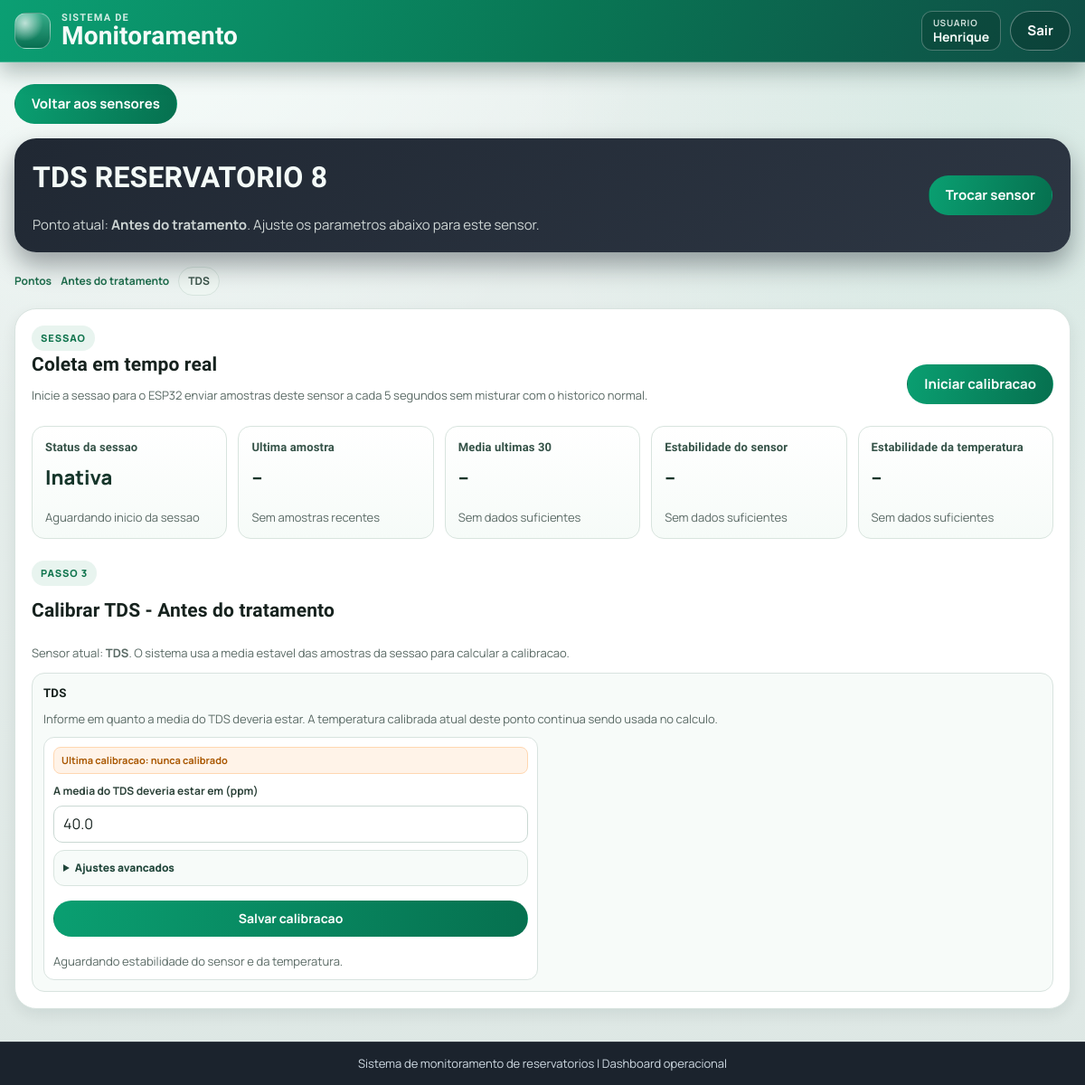
Before: /reservatorios/8/calibracao/antes_tratamento/tds/ (signed in) with the older database file.
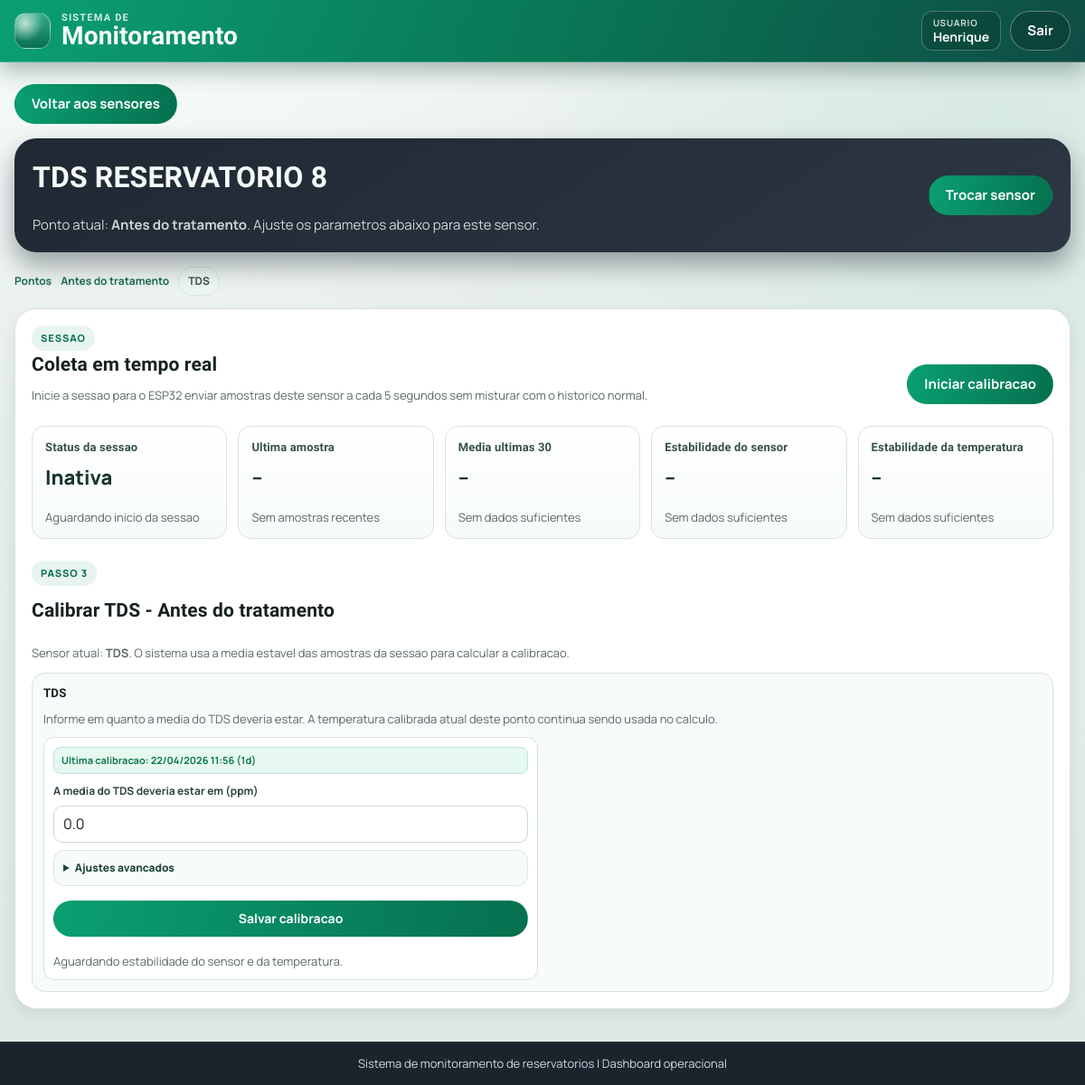
After: the same page with the newer database file.
### app/models.py (models this page shows, shortened)
class PontoMonitoramento(models.Model):
    TIPO_ANTES = "antes_tratamento"
    TIPO_DEPOIS = "depois_tratamento"
    TEMPERATURA_INCLINACAO_PADRAO = 1.0
    PH_VOLTAGEM_REFERENCIA_7_PADRAO = 2.39
    PH_INCLINACAO_PADRAO = 0.23
    TDS_INCLINACAO_PADRAO = 1.0
    TURBIDEZ_INCLINACAO_PADRAO = 1.0
    TDS_ALVO_CALIBRACAO_PADRAO = 40.0
    TURBIDEZ_ALVO_CALIBRACAO_PADRAO = 0.4
    TIPOS = (
        TIPO_ANTES,
        TIPO_DEPOIS,
    )
    TIPO_CHOICES = (
        (TIPO_ANTES, "Antes do tratamento"),
        (TIPO_DEPOIS, "Depois do tratamento"),
    )
    reservatorio = models.ForeignKey(
        Reservatorio,
        on_delete=models.CASCADE,
        related_name="pontos_monitoramento",
    )
    tipo = models.CharField(max_length=32, choices=TIPO_CHOICES)
    status_atual = models.CharField(
        max_length=20,
        choices=Reservatorio.STATUS_CHOICES,
        default=Reservatorio.STATUS_BOM,
    )
    confianca_status = models.FloatField(null=True, blank=True)
    modelo_versao = models.CharField(max_length=64, blank=True, default="")
    temperatura_inclinacao = models.FloatField(default=TEMPERATURA_INCLINACAO_PADRAO)
    temperatura_offset_c = models.FloatField(default=0.0)
    temperatura_valor_referencia_c = models.FloatField(null=True, blank=True)
    temperatura_bruta_referencia_c = models.FloatField(null=True, blank=True)
    temperatura_calibrado_em = models.DateTimeField(null=True, blank=True)
    ph_voltagem_referencia_7 = models.FloatField(default=PH_VOLTAGEM_REFERENCIA_7_PADRAO)
    ph_inclinacao = models.FloatField(default=PH_INCLINACAO_PADRAO)
    ph_temperatura_calibracao_c = models.FloatField(default=25.0)
    ph_calibrado_em = models.DateTimeField(null=True, blank=True)
    tds_inclinacao = models.FloatField(default=TDS_INCLINACAO_PADRAO)
    tds_offset_ppm = models.FloatField(default=0.0)
    tds_calibrado_em = models.DateTimeField(null=True, blank=True)
    turbidez_inclinacao = models.FloatField(default=TURBIDEZ_INCLINACAO_PADRAO)
    turbidez_offset_ntu = models.FloatField(default=0.0)
    turbidez_calibrado_em = models.DateTimeField(null=True, blank=True)
    tds_alvo_calibracao_ppm = models.FloatField(default=TDS_ALVO_CALIBRACAO_PADRAO)
    turbidez_alvo_calibracao_ntu = models.FloatField(default=TURBIDEZ_ALVO_CALIBRACAO_PADRAO)
    tds_adc_calibracao = models.IntegerField(null=True, blank=True)
    turbidez_adc_calibracao = models.IntegerField(null=True, blank=True)
    agua_calibrado_em = models.DateTimeField(null=True, blank=True)
    created_at = models.DateTimeField(auto_now_add=True)
    updated_at = models.DateTimeField(auto_now=True)
    class Meta:
        ordering = ["reservatorio_id", "tipo"]
        constraints = [
            models.UniqueConstraint(
                fields=["reservatorio", "tipo"],
                name="uq_ponto_monitoramento_reservatorio_tipo",
            ),
        ]
    @classmethod
    def normalizar_tipo(cls, tipo):
        if not isinstance(tipo, str):
            raise ValueError("ponto_tipo invalido")
        tipo_normalizado = tipo.strip().lower()
        validos = {item[0] for item in cls.TIPO_CHOICES}
        if tipo_normalizado not in validos:
            raise ValueError("ponto_tipo invalido")
        return tipo_normalizado

### app/views.py (the view)
@login_required(login_url="entrar")
@require_http_methods(["GET"])
def reservatorio_calibracao_sensor(request, reservatorio_id, ponto_tipo, sensor_id):
    reservatorio = Reservatorio.obter_por_id(reservatorio_id, usuario=request.user)
    if reservatorio is None:
        messages.error(request, "Reservatorio nao encontrado.")
        return redirect("index")
    reservatorio.garantir_pontos_monitoramento()
    ponto_antes = reservatorio.obter_ponto_monitoramento(PontoMonitoramento.TIPO_ANTES)
    ponto_depois = reservatorio.obter_ponto_monitoramento(PontoMonitoramento.TIPO_DEPOIS)
    ponto_selecionado = _normalizar_ponto_calibracao(
        ponto_tipo,
        padrao=PontoMonitoramento.TIPO_ANTES,
    )
    sensor_selecionado = _normalizar_sensor_calibracao(
        sensor_id,
        padrao="temperatura",
    )
    ponto_calibracao = (
        ponto_antes if ponto_selecionado == PontoMonitoramento.TIPO_ANTES else ponto_depois
    )
    return render(
        request,
        "reservatorio/calibracao_sensor.html",
        {
            **_contexto_calibracao_reservatorio(
                reservatorio,
                ponto_antes=ponto_antes,
                ponto_depois=ponto_depois,
            ),
            "ponto_selecionado": ponto_selecionado,
            "sensor_selecionado": sensor_selecionado,
            "sensor_selecionado_nome": _rotulo_sensor_calibracao(sensor_selecionado),
            "titulo_calibracao_ativa": _titulo_calibracao_ativa(
                ponto=ponto_calibracao,
                sensor=sensor_selecionado,
            ),
            "ponto_calibracao": ponto_calibracao,
            "temperatura_calibracao_ativa": _resumo_calibracao_temperatura(ponto_calibracao),
            "tds_calibracao_ativa": _resumo_calibracao_tds(ponto_calibracao),
            "turbidez_calibracao_ativa": _resumo_calibracao_turbidez(ponto_calibracao),
            "ph_calibracao_ativa": _resumo_calibracao_ph(ponto_calibracao),
            "sessao_calibracao_ativa": _resumo_sessao_calibracao(
                ponto=ponto_calibracao,
                sensor=sensor_selecionado,
            ),
        },
    )

### app/models.py (called while the page is built)
    @classmethod
    def obter_por_id(cls, reservatorio_id, usuario=None):
        reservatorio_id = cls._normalizar_id(reservatorio_id)
        if reservatorio_id is None:
            return None
        queryset = cls.objects.filter(id=reservatorio_id)
        if usuario is not None:
            queryset = queryset.filter(usuario=usuario)
        return queryset.first()

    def garantir_pontos_monitoramento(self):
        for tipo in PontoMonitoramento.TIPOS:
            PontoMonitoramento.objects.get_or_create(
                reservatorio=self,
                tipo=tipo,
            )

    def obter_ponto_monitoramento(self, tipo):
        tipo_normalizado = PontoMonitoramento.normalizar_tipo(tipo)
        return self.pontos_monitoramento.filter(tipo=tipo_normalizado).first()

    @staticmethod
    def _normalizar_id(reservatorio_id):
        if isinstance(reservatorio_id, int):
            return reservatorio_id if reservatorio_id > 0 else None
        if isinstance(reservatorio_id, str) and reservatorio_id.isdigit():
            return int(reservatorio_id)
        return None

### app/views.py (called while the page is built, shortened)
def _normalizar_tensao(valor):
    if valor is None:
        return None

### app/templates/reservatorio/calibracao_sensor.html (shortened to what the changed rows need)
{% extends "blocos/base.html" %}
{% load static %}
{% block content %}
<section class="detail-hero calibration-hero">
    <div class="detail-hero-copy">
        <h2>{{ sensor_selecionado_nome|upper }} {{ reservatorio.nome|upper }}</h2>
        <p class="index-hero-subtitle">
            Ponto atual: <strong>{{ ponto_calibracao.get_tipo_display }}</strong>. Ajuste os parametros abaixo para este sensor.
        </p>
    </div>
</section>
<nav class="calibration-breadcrumbs" aria-label="Etapas da calibracao">
    <a href="{% url 'reservatorio_calibracao' reservatorio.id %}">Pontos</a>
    <a href="{% url 'reservatorio_calibracao_ponto' reservatorio.id ponto_calibracao.tipo %}">{{ ponto_calibracao.get_tipo_display }}</a>
    <span>{{ sensor_selecionado_nome }}</span>
</nav>
<section class="panel calibration-page-panel">
    {% include "reservatorio/_calibration_content.html" %}
</section>
{% endblock %}

### app/templates/reservatorio/_calibration_content.html (shortened to what the changed rows need)
{% load l10n %}
{% if sensor_selecionado == "temperatura" %}
<section class="ph-calibration-section">
    <h5>Temperatura</h5>
    <p class="status-meta">
        Informe em quanto a media da temperatura deveria estar. O sistema usa a media estavel da sessao para ajustar a calibracao automaticamente.
    </p>
    <div class="ph-auto-grid calibration-single-grid">
        <form class="ph-auto-card" method="post" data-calibration-form data-sensor-form="temperatura"
            action="{% url 'reservatorio_calibracao_temperatura_auto' reservatorio.id %}">
            {% csrf_token %}
            <input type="hidden" name="ponto_tipo" value="{{ ponto_calibracao.tipo }}">
            <p class="ph-calibration-status {% if temperatura_calibracao_ativa.vencida %}is-overdue{% else %}is-ok{% endif %}">
                {% if temperatura_calibracao_ativa.calibrado_em %}
                Ultima calibracao: {{ temperatura_calibracao_ativa.calibrado_em|date:"d/m/Y H:i" }} ({{ temperatura_calibracao_ativa.dias }}d)
                {% else %}
                Ultima calibracao: nunca calibrado
                {% endif %}
            </p>
            <label for="temperatura_referencia_ativa">A media da temperatura deveria estar em (C)</label>
            <input id="temperatura_referencia_ativa" name="temperatura_referencia_c" type="number"
                step="0.01" value="{{ ponto_calibracao.temperatura_valor_referencia_c|default:reservatorio.meta_celsius_temperatura|unlocalize }}"
                required>
            <details class="calibration-advanced">
                <summary>Ajustes avancados</summary>
                <p class="status-meta">
                    A inclinacao define o quanto o valor final reage a mudancas na leitura bruta do sensor. Nao e recomendado alterar isso sem necessidade.
                </p>
                <label for="temperatura_inclinacao_ativa">Inclinacao atual</label>
                <input id="temperatura_inclinacao_ativa" name="temperatura_inclinacao" type="number"
                    min="0.001" step="0.001" value="{{ ponto_calibracao.temperatura_inclinacao|unlocalize }}" required>
            </details>
            <button class="btn-main" type="submit" data-confirm-button disabled>Salvar calibracao</button>
            <p class="status-meta" data-confirm-hint>Aguardando estabilidade do sensor.</p>
        </form>
    </div>
</section>
{% elif sensor_selecionado == "tds" %}
<section class="water-calibration-section">
    <h5>TDS</h5>
    <p class="status-meta">
        Informe em quanto a media do TDS deveria estar. A temperatura calibrada atual deste ponto continua sendo usada no calculo.
    </p>
    <div class="water-auto-grid calibration-single-grid">
        <form class="water-auto-card" method="post" data-calibration-form data-sensor-form="tds"
            action="{% url 'reservatorio_calibracao_tds_auto' reservatorio.id %}">
            <p class="water-calibration-status {% if tds_calibracao_ativa.vencida %}is-overdue{% else %}is-ok{% endif %}">
                {% if tds_calibracao_ativa.calibrado_em %}
                Ultima calibracao: {{ tds_calibracao_ativa.calibrado_em|date:"d/m/Y H:i" }} ({{ tds_calibracao_ativa.dias }}d)
                {% else %}
                Ultima calibracao: nunca calibrado
                {% endif %}
            </p>
            <label for="tds_alvo_ativo">A media do TDS deveria estar em (ppm)</label>
            <input id="tds_alvo_ativo" name="tds_alvo_ppm" type="number" min="0" max="49.99"
                step="0.01" value="{{ ponto_calibracao.tds_alvo_calibracao_ppm|unlocalize }}" required>
            <details class="calibration-advanced">
                <summary>Ajustes avancados</summary>
            </details>
            <button class="btn-main" type="submit" data-confirm-button disabled>Salvar calibracao</button>
            <p class="status-meta" data-confirm-hint>Aguardando estabilidade do sensor e da temperatura.</p>
        </form>
    </div>
</section>
{% endif %}

Changed rows visible on the page:
changed PontoMonitoramento "Antes do tratamento": calibrado_em (not shown) → "22/04/2026 11:56"; tds_alvo_ppm "40.0" → "0.0"
Other visible differences:
{{ tds_calibracao_ativa.dias }}: (not shown) → "1"
text no longer shown: "Ultima calibracao: nunca calibrado"
text now shown: "Ultima calibracao: ( d)"
